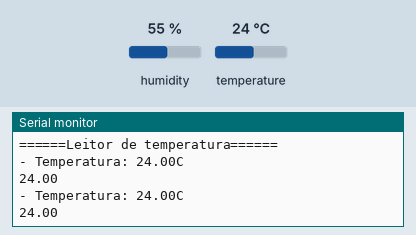
Simulated run of this sketch. Board: Arduino Mega 2560, built with avr-gcc and run on an emulated ATmega2560. Parts: the last lines printed to the serial monitor. Inputs (shaded band) come from the test bench; at power-on: temperature 24 °C, humidity 55 %.

Above: at 2.8 s.
2.9 s: temperature set to 12 °C
At 5.2 s:
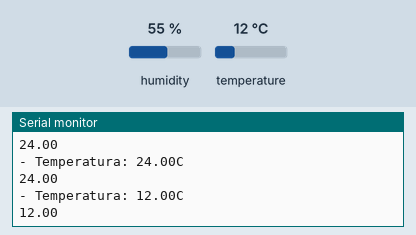
5.6 s: temperature set to 19 °C
At 7.6 s:
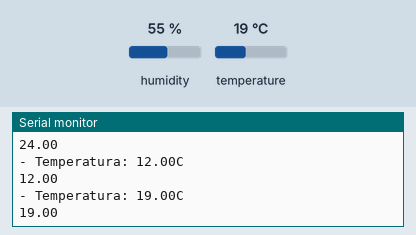
Timing chart, 0 to 9.1 s (numbered marks = the images above; inputs shaded):
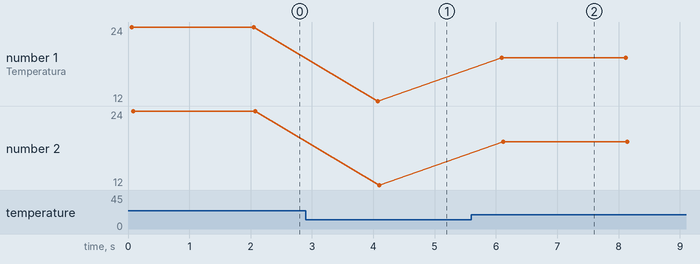

Measured:
- after the input at 2.9 s, the serial monitor: prints a new line after 1.2 s (image 1)
- after the input at 5.6 s, the serial monitor: prints a new line after 0.50 s (image 2)
- plotted number 1: 24 → 12 after the input at 2.9 s, 12 → 19 after the input at 5.6 s
- plotted number 2: 24 → 12 after the input at 2.9 s, 12 → 19 after the input at 5.6 s

The sketch:

dht11.ino
```cpp
/*
  Leitor de temperatura (DHT22)
  Autores: Pedro Bertoleti e Douglas Zuqueto
  Data: Dezembro/2015

  Este é o programa de leitura de tempertura (do sensor DHT22).
  O programa le a temperatura em um periodo de 10 segundos e mostra,
  no Serial Monitor, a temperatura lida.
*/
#include "DHT.h"
//#include <SoftwareSerial.h> // Biblioteca SoftwareSerial

//defines gerais
#define DHTPIN                A1      //pino do Arduino que está conectado ao pino de dados do sensor
#define DHTTYPE               DHT11  //estabelece que o sensor utilizado é o DHT22 (é possível selecionar entre DHT11, DHT22 e DHT21)
#define TEMPO_LEITURA_SENSOR  2000  //tempo entre leituras de temperatura

#define comunicacaoESP        Serial         //(18, 19)

//variáveis globais
DHT dht(DHTPIN, DHTTYPE);   //objeto para comunicar com sensor de temperatura DHT22
//SoftwareSerial comunicacaoESP(2, 3); // objeto para comunicação serial com o ESP8266 nas Portas 2(RX) e 3(TX)

//Função setup (inicializações do programa)
void setup()
{
  Serial.begin(9600);
  Serial.println("======Leitor de temperatura======");
  comunicacaoESP.begin(9600); // inicia a comunicação serial com o ESP8266

  //inicia a comunicação com o sensor DHT22
  dht.begin();
}

//loop (programa principal)
void loop()
{
  float TemperaturaLida;

  //le a temperatura (em graus Celsius)
  TemperaturaLida = dht.readTemperature();

  //checa se a leitura da temperatura foi bem sucedida ou não
  if (isnan(TemperaturaLida)) {
    Serial.println("- Falha ao ler a temperatura medida pelo sensor DHT22");
    comunicacaoESP.println('0'); // caso o valor seja nulo ou indefinido, o valor '0' é enviado para o ESP
  } else
  {
    Serial.print("- Temperatura: ");
    Serial.print(TemperaturaLida);
    Serial.println("C");
    comunicacaoESP.println(TemperaturaLida); // envio do valor da temperatura para o módulo ESP
  }

  delay(TEMPO_LEITURA_SENSOR);

}
```
